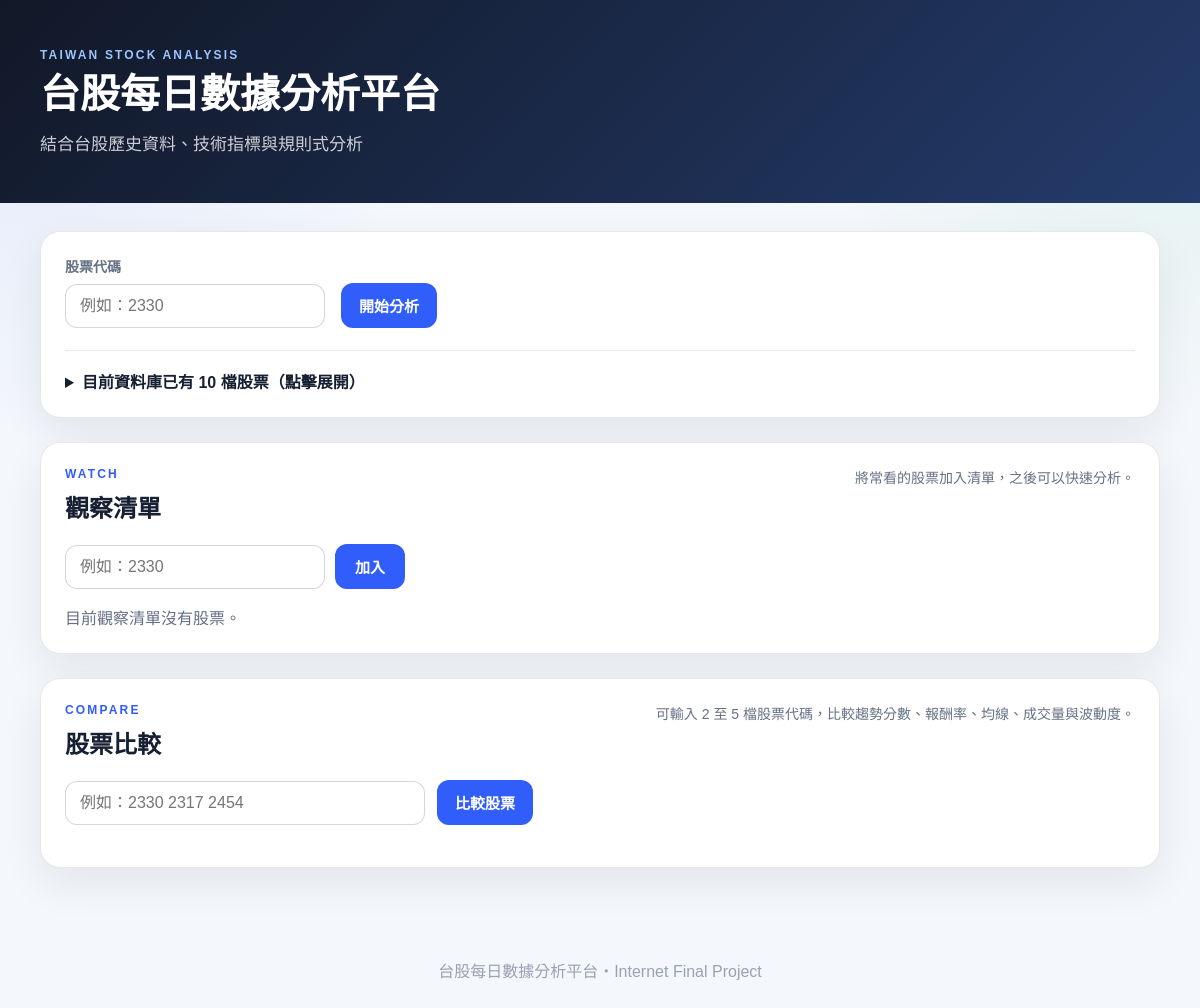
The app's page /, older data.
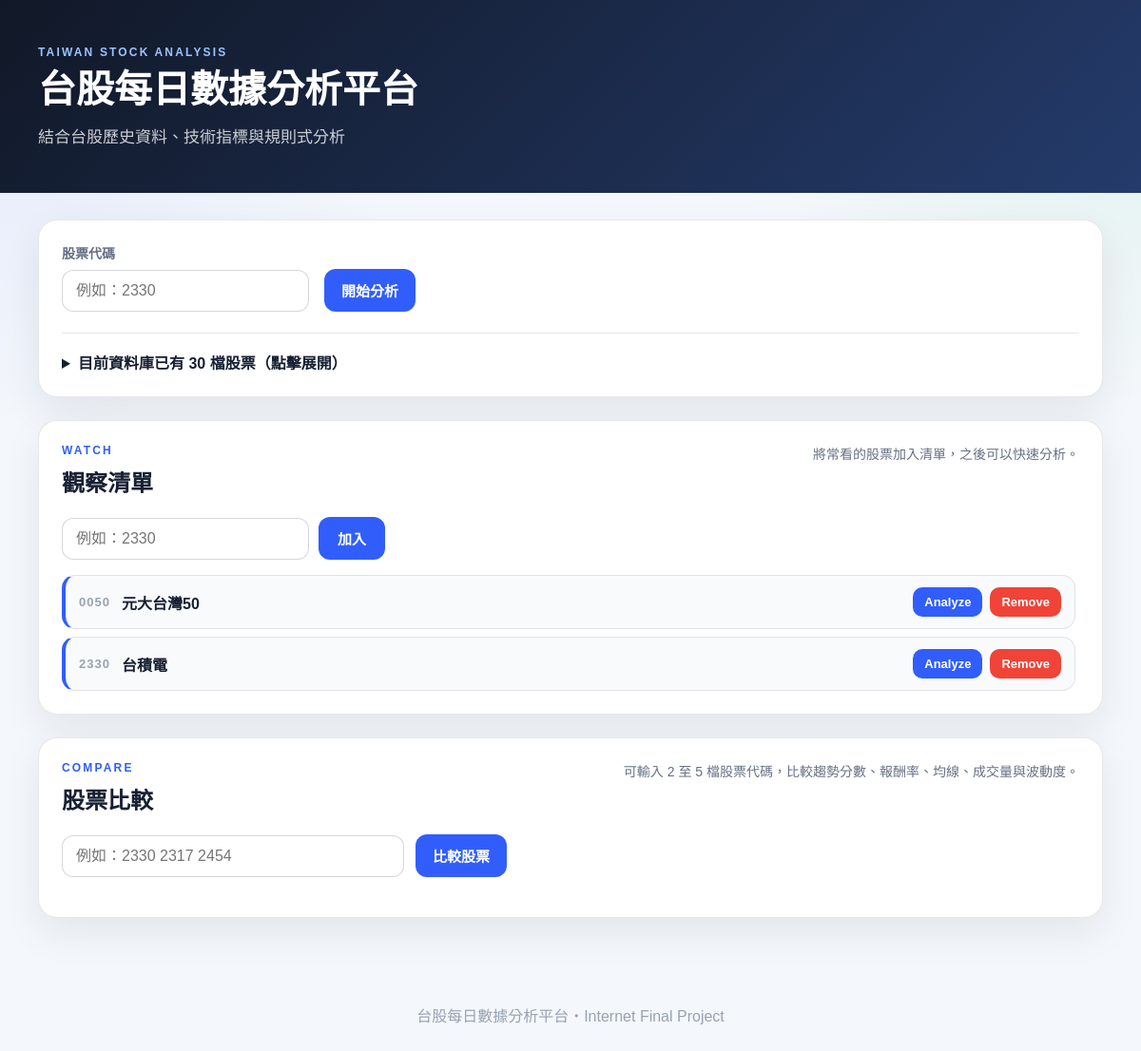
The same page, newer data.
### tables this page shows
CREATE TABLE watchlist (
                stock_code TEXT PRIMARY KEY,
                stock_name TEXT NOT NULL,
                created_at TEXT DEFAULT CURRENT_TIMESTAMP
            );

### app.py (the view, shortened to what this page needs)
@app.route("/", methods=["GET", "POST"])
def index():
    result = None
    chart_data = None
    error = None
    notice = None
    stock_code = ""
    has_report = False
    backtest_result = None
    compare_results = []
    compare_errors = []
    compare_notices = []
    try:
        available_stocks = get_available_stocks()
    except sqlite3.Error as exception:
        print(f"取得股票清單失敗：{exception}")
        available_stocks = []
    try:
        watchlist = get_watchlist()
    except sqlite3.Error as exception:
        print(f"取得觀察清單失敗：{exception}")
        watchlist = []
    return render_template(
        "index.html",
        result=result,
        chart_data=chart_data,
        backtest_result=backtest_result,
        compare_results=compare_results,
        compare_errors=compare_errors,
        compare_notices=compare_notices,
        error=error,
        notice=notice,
        stock_code=stock_code,
        available_stocks=available_stocks,
        watchlist=watchlist,
        has_report=has_report,
    )

### app.py (called while the page is built)
def get_available_stocks() -> list[dict[str, Any]]:
    query = """
        SELECT
            stock_code,
            MAX(stock_name) AS stock_name
        FROM stock_daily
        GROUP BY stock_code
        ORDER BY stock_code
    """
    with get_connection() as connection:
        rows = connection.execute(query).fetchall()
    available_stocks = []
    for row in rows:
        stock_code = row["stock_code"]
        report_path = os.path.join(
            app.root_path,
            "templates",
            "reports",
            f"report_{stock_code}.html",
        )
        has_report = os.path.exists(report_path)
        available_stocks.append(
            {
                "stock_code": stock_code,
                "stock_name": row["stock_name"],
                "has_report": has_report,
            }
        )
    return available_stocks

def get_watchlist() -> list[dict[str, str]]:
    query = """
        SELECT
            stock_code,
            stock_name,
            created_at
        FROM watchlist
        ORDER BY created_at DESC
    """
    with get_connection() as connection:
        rows = connection.execute(query).fetchall()
    return [
        {
            "stock_code": row["stock_code"],
            "stock_name": row["stock_name"],
            "created_at": row["created_at"],
        }
        for row in rows
    ]

### database.py (called while the page is built)
def get_connection() -> sqlite3.Connection:
    DATA_DIR.mkdir(exist_ok=True)
    connection = sqlite3.connect(DATABASE_PATH)
    connection.row_factory = sqlite3.Row
    return connection

### templates/index.html (shortened to what this page needs)
<!DOCTYPE html>
<html lang="zh-Hant">
<head>
    <link
        rel="stylesheet"
        href="{{ url_for('static', filename='style.css') }}"
    >
</head>
<body>
    <header class="site-header">
        <div class="header-content">
            <div>
                <p class="header-label">TAIWAN STOCK ANALYSIS</p>
                <h1>台股每日數據分析平台</h1>
                <p class="header-description">
                    結合台股歷史資料、技術指標與規則式分析
                </p>
            </div>
        </div>
    </header>
    <main class="container">
        <section class="search-section">
            <form method="POST" class="search-form">
                <div class="input-group">
                    <label for="stock_code">
                        股票代碼
                    </label>
                    <input
                        type="text"
                        id="stock_code"
                        name="stock_code"
                        value="{{ stock_code }}"
                        placeholder="例如：2330"
                        maxlength="6"
                        autocomplete="off"
                        required
                    >
                </div>
                <button type="submit">
                    開始分析
                </button>
            </form>
            {% if available_stocks %}
                <details class="available-stocks-details">
                    <summary>
                        目前資料庫已有 {{ available_stocks|length }} 檔股票（點擊展開）
                    </summary>
                </details>
            {% else %}
                <p class="empty-hint">
                    資料庫目前沒有股票資料，請先執行 import_history.py。
                </p>
            {% endif %}
        </section>
        <section class="watchlist-section">
            <div class="section-title">
                <div>
                    <p class="section-number">WATCH</p>
                    <h3>觀察清單</h3>
                </div>
                <p class="chart-description">
                    將常看的股票加入清單，之後可以快速分析。
                </p>
            </div>
            <form
                action="{{ url_for('add_watchlist') }}"
                method="POST"
                class="watchlist-form"
            >
                <input
                    type="text"
                    name="watch_stock_code"
                    placeholder="例如：2330"
                    maxlength="6"
                    autocomplete="off"
                    required
                >
                <button type="submit">
                    加入
                </button>
            </form>
            {% if watchlist and watchlist|length > 0 %}
                <div class="watchlist-compact">
                    {% for stock in watchlist %}
                        <div class="watchlist-row">
                            <div class="watchlist-info">
                                <span class="watchlist-code">
                                    {{ stock.stock_code }}
                                </span>
                                <strong class="watchlist-name">
                                    {{ stock.stock_name }}
                                </strong>
                            </div>
                            <div class="watchlist-actions">
                                <button
                                    type="button"
                                    class="small-button"
                                    onclick="quickSearch('{{ stock.stock_code }}')"
                                >
                                    Analyze
                                </button>
                                <form
                                    action="{{ url_for('remove_watchlist', stock_code=stock.stock_code) }}"
                                    method="POST"
                                >
                                    <button
                                        type="submit"
                                        class="small-button remove-button"
                                    >
                                        Remove
                                    </button>
                                </form>
                            </div>
                        </div>
                    {% endfor %}
                </div>
            {% else %}
                <p class="empty-hint">
                    目前觀察清單沒有股票。
                </p>
            {% endif %}
        </section>
        <section class="compare-section">
            <div class="section-title">
                <div>
                    <p class="section-number">COMPARE</p>
                    <h3>股票比較</h3>
                </div>
                <p class="chart-description">
                    可輸入 2 至 5 檔股票代碼，比較趨勢分數、報酬率、均線、成交量與波動度。
                </p>
            </div>
            <form
                method="POST"
                class="compare-form"
            >
                <input
                    type="text"
                    name="compare_codes"
                    placeholder="例如：2330 2317 2454"
                    autocomplete="off"
                    required
                >
                <button type="submit">
                    比較股票
                </button>
            </form>
        </section>
    </main>
    <footer>
        <p>台股每日數據分析平台・Internet Final Project</p>
    </footer>
</body>
</html>

### static/style.css (style rules this page uses)
:root { --bg: #f4f7fb; --card: #ffffff; --ink: #172033; --ink-muted: #667085; --ink-faint: #98a2b3; --line: rgba(23, 32, 51, 0.10); --line-strong: rgba(23, 32, 51, 0.18); --blue: #315efb; --blue-light: rgba(49, 94, 251, 0.10); --green: #12b76a; --green-light: rgba(18, 183, 106, 0.12); --red: #f04438; --red-light: rgba(240, 68, 56, 0.12); --orange: #f79009; --orange-light: rgba(247, 144, 9, 0.14); --shadow: 0 16px 40px rgba(23, 32, 51, 0.08); }
* { box-sizing: border-box; }
body { margin: 0; font-family: Arial, "Microsoft JhengHei", sans-serif; background: radial-gradient(circle at top left, rgba(49, 94, 251, 0.10), transparent 28%), radial-gradient(circle at top right, rgba(18, 183, 106, 0.10), transparent 26%), var(--bg); color: var(--ink); }
.site-header { padding: 48px 24px; background: linear-gradient(135deg, #111827, #243b6b); color: white; }
.header-content { max-width: 1120px; margin: 0 auto; }
.header-label, .result-label, .section-number { margin: 0 0 8px; font-size: 12px; letter-spacing: 0.18em; text-transform: uppercase; color: var(--blue); font-weight: 700; }
.site-header .header-label { color: #9cc4ff; }
.site-header h1 { margin: 0; font-size: 40px; line-height: 1.2; }
.header-description { margin: 12px 0 0; color: rgba(255, 255, 255, 0.78); font-size: 17px; }
.container { width: min(1120px, calc(100% - 40px)); margin: 28px auto 60px; }
.search-section, .watchlist-section, .compare-section, .section-block, .result-header, .analysis-section, .alert, .disclaimer { background: var(--card); border: 1px solid var(--line); border-radius: 20px; box-shadow: var(--shadow); }
.search-section { padding: 24px; margin-bottom: 24px; }
.search-form { display: flex; gap: 16px; align-items: end; flex-wrap: wrap; }
.input-group { display: flex; flex-direction: column; gap: 8px; }
label { color: var(--ink-muted); font-size: 14px; font-weight: 700; }
input { width: 260px; max-width: 100%; padding: 12px 14px; border: 1px solid var(--line-strong); border-radius: 12px; background: white; color: var(--ink); font-size: 16px; outline: none; }
button, .report-button { border: none; border-radius: 12px; padding: 12px 18px; background: var(--blue); color: white; font-weight: 700; cursor: pointer; text-decoration: none; display: inline-block; font-size: 15px; }
.available-stocks-details { margin-top: 22px; border-top: 1px solid var(--line); padding-top: 18px; }
.available-stocks-details summary { cursor: pointer; font-weight: 700; color: var(--ink); }
.watchlist-section { padding: 24px; margin-bottom: 24px; }
.watchlist-form { display: flex; gap: 10px; align-items: center; flex-wrap: wrap; margin-bottom: 16px; }
.watchlist-form input { width: 260px; }
.watchlist-form button { padding: 12px 20px; }
.watchlist-compact { display: flex; flex-direction: column; gap: 8px; max-height: 260px; overflow-y: auto; padding-right: 4px; }
.watchlist-row { display: grid; grid-template-columns: 1fr auto; gap: 12px; align-items: center; padding: 12px 14px; background: #f8fafc; border: 1px solid var(--line); border-left: 4px solid var(--blue); border-radius: 14px; }
.watchlist-info { display: flex; align-items: center; gap: 12px; min-width: 0; }
.watchlist-code { color: var(--ink-faint); font-size: 13px; font-weight: 800; letter-spacing: 0.08em; flex-shrink: 0; }
.watchlist-name { color: var(--ink); font-size: 16px; white-space: nowrap; overflow: hidden; text-overflow: ellipsis; }
.watchlist-actions { display: flex; gap: 8px; align-items: center; }
.watchlist-actions form { margin: 0; }
.small-button { padding: 8px 12px; border-radius: 10px; font-size: 13px; white-space: nowrap; }
.remove-button { background: var(--red); }
.compare-section { padding: 24px; margin-bottom: 24px; }
.compare-form { display: flex; gap: 12px; align-items: center; flex-wrap: wrap; margin-bottom: 18px; }
.compare-form input[type="text"] { width: 360px; max-width: 100%; }
.section-title { display: flex; justify-content: space-between; gap: 20px; align-items: start; margin-bottom: 20px; }
.section-title h3 { margin: 0; font-size: 24px; }
.chart-description { margin: 0; color: var(--ink-muted); font-size: 14px; max-width: 560px; }
footer { color: var(--ink-faint); text-align: center; padding: 30px 20px 50px; }
footer p { margin: 0; }

Row changes from the older to the newer data that the page shows:
added watchlist: stock_code "0050", stock_name "元大台灣50"
added watchlist: stock_code "2330", stock_name "台積電"
Text that changed along with them:
{{ available_stocks|length }}: "10" → "30"
text no longer shown: "目前觀察清單沒有股票。"
